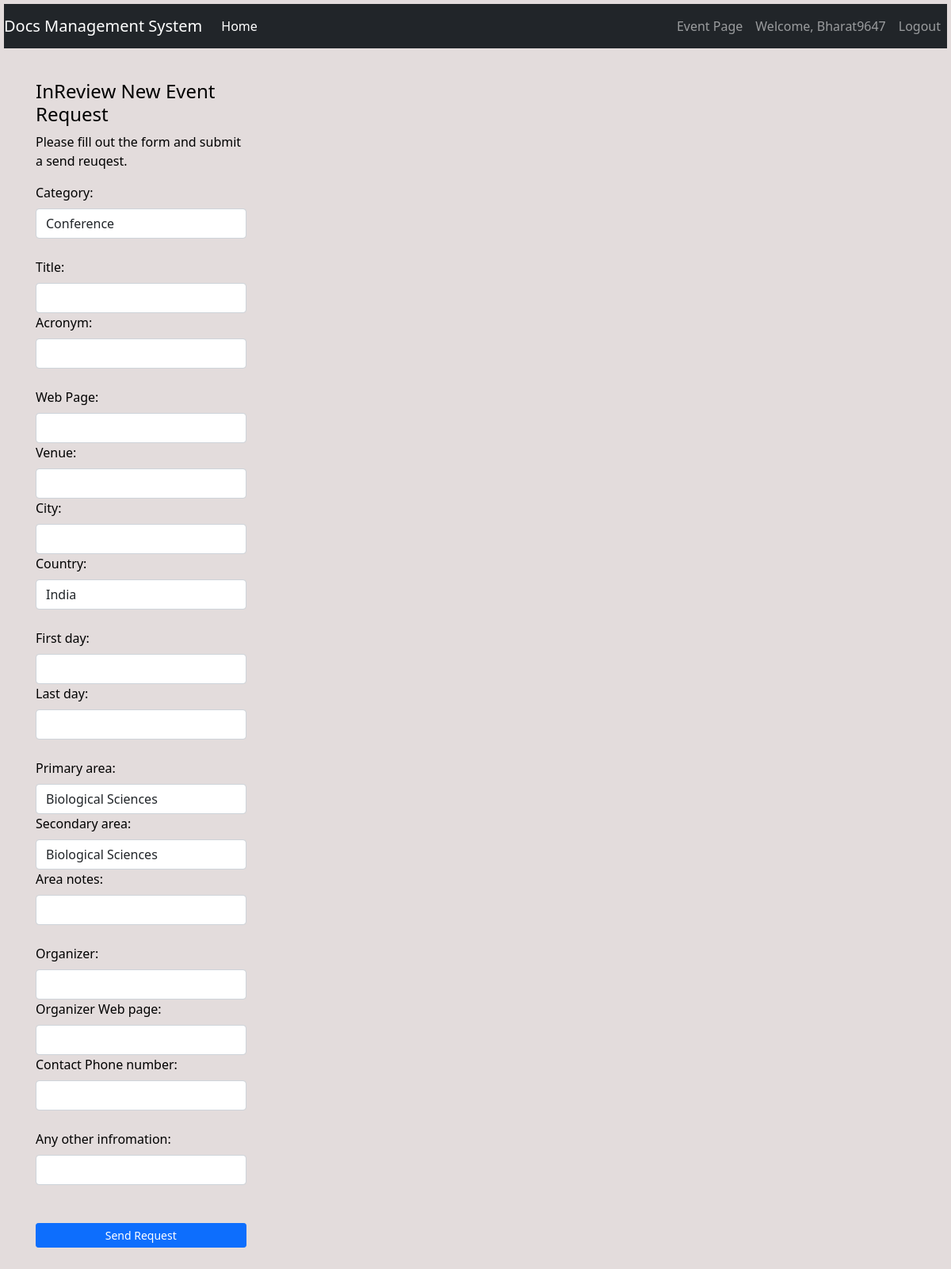
/event-details (signed in), run on an earlier commit of the app's database.
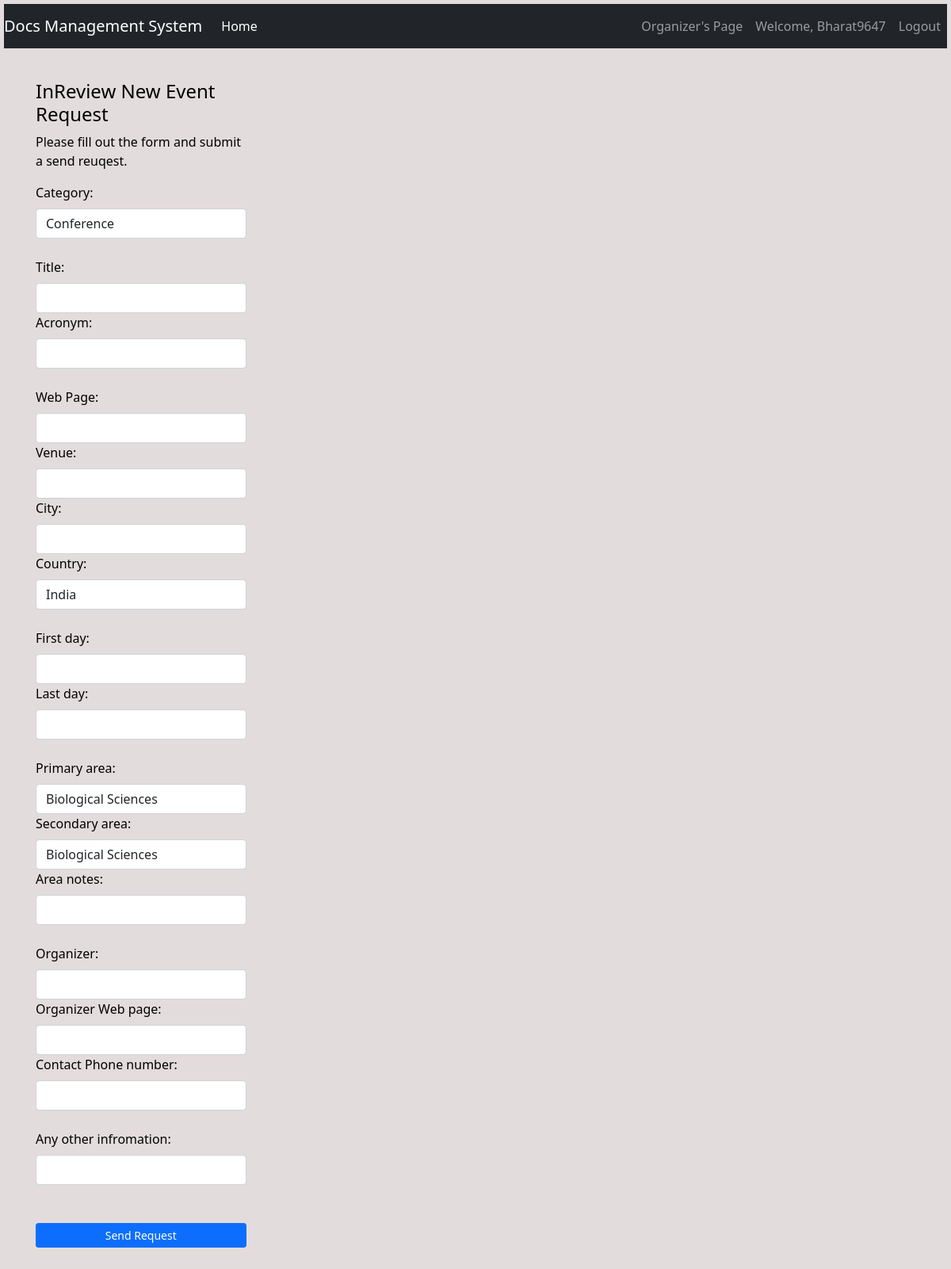
And on a later commit of the database.
### Event/routes.py (the view, shortened to what this page needs)
@app.route("/event-details", methods=['GET', 'POST'])                                #To create and store new event details
def event_details_form():
    form = EventForm()
    return render_template('event_form.html', form=form)

### Event/models.py (called while the page is built)
@login_manager.user_loader
def load_user(user_id):
    return User.query.get(int(user_id))

### Event/templates/event_form.html (shortened to what this page needs)
{% extends 'base.html' %}
{% block content %}
<body>
    <div class="container w-25 float-left m-4 p-3">
        <h4>InReview New Event Request</h4>
        <p>Please fill out the form and submit a send reuqest.</p>
        <form class="m-6" method="POST" style="color:black">
            {{ form.category.label() }}
            {{ form.category(class="form-control", placeholder="") }}
            <br>
            {{ form.title.label() }}
            {{ form.title(class="form-control", placeholder="") }}
            {{ form.acronym.label() }}
            {{ form.acronym(class="form-control", placeholder="") }}
            <br>
            {{ form.web_page_url.label() }}
            {{ form.web_page_url(class="form-control", placeholder="") }}
            {{ form.venue.label() }}
            {{ form.venue(class="form-control", placeholder="") }}
            {{ form.city.label() }}
            {{ form.city(class="form-control", placeholder="") }}
            {{ form.country.label() }}
            {{ form.country(class="form-control", placeholder="") }}
            <br>
            {{ form.first_day.label() }}
            {{ form.first_day(class="form-control", placeholder="") }}
            {{ form.last_day.label() }}
            {{ form.last_day(class="form-control", placeholder="") }}
            <br>
            {{ form.primary_area.label() }}
            {{ form.primary_area(class="form-control", placeholder="") }}
            {{ form.secondary_area.label() }}
            {{ form.secondary_area(class="form-control", placeholder="") }}
            {{ form.area_notes.label() }}
            {{ form.area_notes(class="form-control", placeholder="") }}
            <br>
            {{ form.organizer_name.label() }}
            {{ form.organizer_name(class="form-control", placeholder="") }}
            {{ form.organizer_web_page.label() }}
            {{ form.organizer_web_page(class="form-control", placeholder="") }}
            {{ form.phone_no.label() }}
            {{ form.phone_no(class="form-control", placeholder="") }}
            <br>
            {{ form.other_info.label() }}
            {{ form.other_info(class="form-control", placeholder="") }}
            <br><br>
            {{ form.submit(class="btn btn-sm btn-block btn-primary") }}
        </form>
    </div>
</body>
{% endblock %}

### Event/templates/base.html (shortened to what this page needs)
<!doctype html>
<html lang="en">
    <head>
        <link rel="stylesheet" type="text/css" href="{{ url_for('static', filename='Styles/styles.css') }}">
        <link rel="stylesheet" href="https://cdn.jsdelivr.net/npm/bootstrap@4.5.3/dist/css/bootstrap.min.css">
        <link rel="stylesheet" href="https://cdn.jsdelivr.net/npm/bootstrap@5.5.0/dist/css/bootstrap.min.css">
        <link href="https://cdn.jsdelivr.net/npm/bootstrap@5.0.2/dist/css/bootstrap.min.css" rel="stylesheet">
    </head>
    <body>
        <nav class="navbar navbar-expand-md navbar-dark bg-dark">
            <a class="navbar-brand" href="#">Docs Management System</a>
            <div class="collapse navbar-collapse" id="navbarNav">
                <ul class="navbar-nav mr-auto">
                    <li class="nav-item active">
                        <a class="nav-link" href="{{ url_for('home_page') }}">Home<span class="sr-only">(current)</span></a>
                    </li>
                </ul>
                {% if current_user.is_authenticated %}
                    <ul class="navbar-nav">
                        {% if current_user.role == 'participant' %}
                            <li class="nav-item">
                                <a class="nav-link" href="{{ url_for('event_page', role=current_user.role) }}">Event Page</a>
                            </li>
                        {% elif current_user.role == 'organizer' %}
                            <li class="nav-item">
                                <a class="nav-link" href="{{ url_for('organizer_page', role=current_user.role) }}">Organizer's Page</a>
                            </li>
                        {% endif %}
                        <li class="nav-item">
                            <a class="nav-link">Welcome, {{ current_user.username}}</a>
                        </li>
                        <li class="nav-item">
                            <a class="nav-link" href="{{ url_for('logout_page') }}">Logout</a>
                        </li>
                    </ul>
                {% endif %}
            </div>
        </nav>
        {% block content %}
        {% endblock %}
    </body>
</html>

What changed in the data, as far as the page shows it:
changed User "Bharat9647": role "participant" → "organizer" (drawn)
Also different on the page:
text no longer shown: "Event Page"
text now shown: "Organizer's Page"
